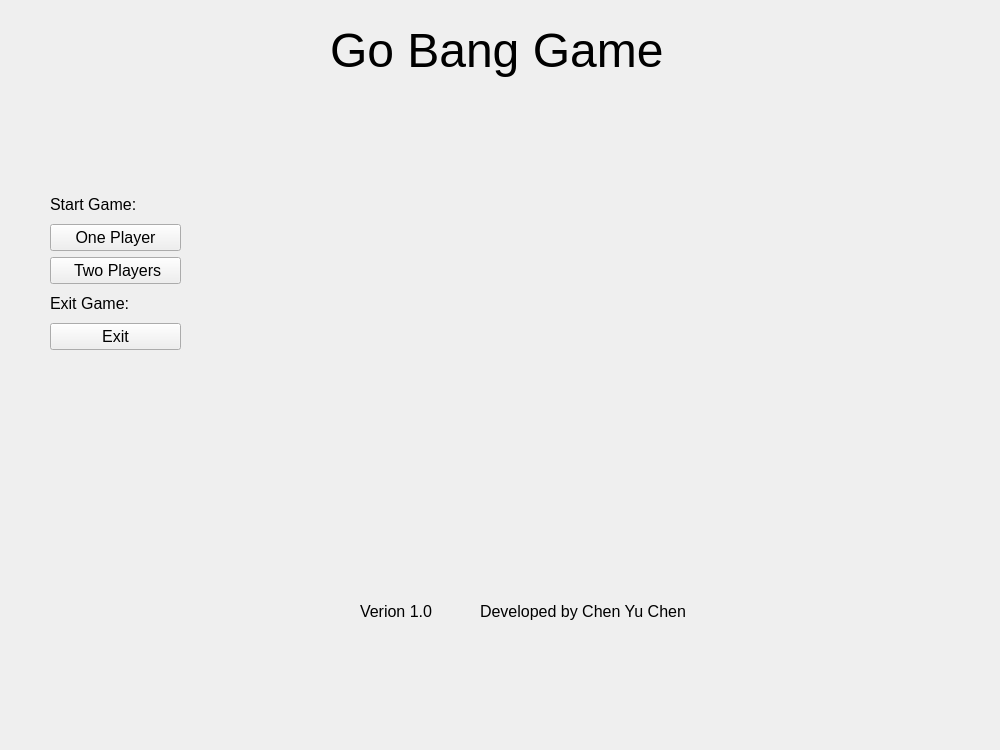
<?xml version="1.0" encoding="UTF-8"?>
<ui version="4.0">
 <class>Page_start</class>
 <widget class="QWidget" name="Page_start">
  <property name="geometry">
   <rect>
    <x>0</x>
    <y>0</y>
    <width>1000</width>
    <height>750</height>
   </rect>
  </property>
  <property name="sizePolicy">
   <sizepolicy hsizetype="Fixed" vsizetype="Fixed">
    <horstretch>0</horstretch>
    <verstretch>0</verstretch>
   </sizepolicy>
  </property>
  <property name="windowTitle">
   <string>Form</string>
  </property>
  <property name="autoFillBackground">
   <bool>true</bool>
  </property>
  <widget class="QLabel" name="label_title">
   <property name="geometry">
    <rect>
     <x>330</x>
     <y>20</y>
     <width>341</width>
     <height>61</height>
    </rect>
   </property>
   <property name="font">
    <font>
     <pointsize>36</pointsize>
    </font>
   </property>
   <property name="styleSheet">
    <string notr="true"/>
   </property>
   <property name="text">
    <string>Go Bang Game</string>
   </property>
  </widget>
  <widget class="QLabel" name="label_2">
   <property name="geometry">
    <rect>
     <x>350</x>
     <y>200</y>
     <width>350</width>
     <height>350</height>
    </rect>
   </property>
   <property name="text">
    <string/>
   </property>
   <property name="pixmap">
    <pixmap resource="image.qrc">:/picture/Image/chessBoard.PNG</pixmap>
   </property>
   <property name="scaledContents">
    <bool>true</bool>
   </property>
  </widget>
  <widget class="QWidget" name="layoutWidget">
   <property name="geometry">
    <rect>
     <x>50</x>
     <y>190</y>
     <width>131</width>
     <height>160</height>
    </rect>
   </property>
   <layout class="QVBoxLayout" name="verticalLayout">
    <item>
     <widget class="QLabel" name="label_3">
      <property name="font">
       <font>
        <pointsize>12</pointsize>
       </font>
      </property>
      <property name="styleSheet">
       <string notr="true"/>
      </property>
      <property name="text">
       <string>Start Game:</string>
      </property>
     </widget>
    </item>
    <item>
     <widget class="QPushButton" name="buttonStart_onePlayer">
      <property name="font">
       <font>
        <pointsize>12</pointsize>
       </font>
      </property>
      <property name="text">
       <string>One Player</string>
      </property>
     </widget>
    </item>
    <item>
     <widget class="QPushButton" name="buttonStart_twoPlayers">
      <property name="font">
       <font>
        <pointsize>12</pointsize>
       </font>
      </property>
      <property name="text">
       <string> Two Players</string>
      </property>
     </widget>
    </item>
    <item>
     <widget class="QLabel" name="label_4">
      <property name="font">
       <font>
        <pointsize>12</pointsize>
       </font>
      </property>
      <property name="text">
       <string>Exit Game:</string>
      </property>
     </widget>
    </item>
    <item>
     <widget class="QPushButton" name="buttonExit">
      <property name="font">
       <font>
        <pointsize>12</pointsize>
       </font>
      </property>
      <property name="text">
       <string>Exit</string>
      </property>
     </widget>
    </item>
   </layout>
  </widget>
  <widget class="QLabel" name="label">
   <property name="geometry">
    <rect>
     <x>0</x>
     <y>0</y>
     <width>1000</width>
     <height>750</height>
    </rect>
   </property>
   <property name="baseSize">
    <size>
     <width>800</width>
     <height>600</height>
    </size>
   </property>
   <property name="text">
    <string/>
   </property>
   <property name="pixmap">
    <pixmap resource="image.qrc">:/picture/Image/backGround.png</pixmap>
   </property>
   <property name="scaledContents">
    <bool>true</bool>
   </property>
  </widget>
  <widget class="QLabel" name="label_5">
   <property name="geometry">
    <rect>
     <x>480</x>
     <y>600</y>
     <width>491</width>
     <height>22</height>
    </rect>
   </property>
   <property name="font">
    <font>
     <pointsize>12</pointsize>
    </font>
   </property>
   <property name="styleSheet">
    <string notr="true"/>
   </property>
   <property name="text">
    <string>Developed by Chen Yu Chen</string>
   </property>
  </widget>
  <widget class="QLabel" name="label_6">
   <property name="geometry">
    <rect>
     <x>360</x>
     <y>600</y>
     <width>91</width>
     <height>22</height>
    </rect>
   </property>
   <property name="font">
    <font>
     <pointsize>12</pointsize>
    </font>
   </property>
   <property name="styleSheet">
    <string notr="true"/>
   </property>
   <property name="text">
    <string>Verion 1.0</string>
   </property>
  </widget>
  <zorder>label</zorder>
  <zorder>label_title</zorder>
  <zorder>label_2</zorder>
  <zorder>layoutWidget</zorder>
  <zorder>label_5</zorder>
  <zorder>label_6</zorder>
 </widget>
 <resources>
  <include location="image.qrc"/>
 </resources>
 <connections/>
</ui>
